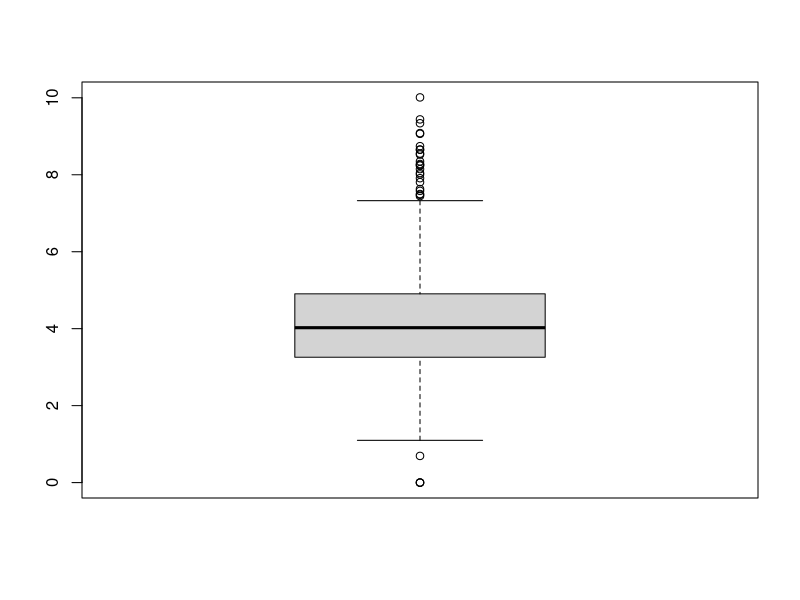

Recreate this plot in R. (Note: this script raises an error after producing the figure.)
library(stringi)
df0<-read.csv(file="./oxycodone_oral_2019_wliwmi.csv", header=T, sep="\t")
dim(df0)
head(df0)
names(df0)[c(3,5)]<-c("EID", "AID")
names(df0)

boxplot(log(df0$InactiveLick))
summary(df0$InactiveLick) ## 3rd Qu = 135, use 

# deal with missing inactive data for some rats due to setup error; and some false inactive data due to equiptment failure  (boxes 14,7,1,5)
inactidx<-(df0$Box==14 | df0$Box==7 | df0$Box==1 | df0$Box==5) & df0$InactiveLick>250 # 
inact<-df0$InactiveLick
inact[inactidx]<-NA
range0<-summary(inact,na.rm=T)[c(2,5)] 
df0[is.na(inact),"InactiveLick"]<-round( runif(sum(is.na(inact)),range0[1],range0[2]) ,0) ## fill in the missing data with random number from the same range. Would not do it for the active licks but inactive is OK

head(df0)
table(df0$EID)
# each reward is 60ul of 0.1mg/ml for WMI/WLI
df0$Intake<-df0$Infusion/(df0$BodyWeight/1000)*0.1*0.06
range(df0$Intake,na.rm=T)

df1<-wliwmiM
names(df1)
plotwliwmi<-function(df1, sex0, l){
	print(l)
	df1$strain=substr(df1$EID,4,6)
	means<-aggregate(cbind(ActiveLick, InactiveLick, Infusion, Intake)~Day+strain, FUN=function(x) mean(x,na.rm=T), data=df1)
	ses<-aggregate(cbind(ActiveLick, InactiveLick, Infusion, Intake)~Day+strain, FUN=function(x) sd(x, na.rm=T)/sqrt(length(x)), data=df1)
	ns<-aggregate(AID~Day+strain, FUN=length, data=df1)
	ns_wmi=subset(ns, strain=="WMI")[,3]
	ns_wli=subset(ns, strain=="WLI")[,3]

	xmax=23
	ymax=max(max(means$ActiveLick, na.rm=T) + max(ses$ActiveLick, na.rm=T), 10000)
	x<-subset(means, strain=='WLI' )$Day
	y<-subset(means, strain=='WLI' )$ActiveLick
	err<-subset(ses, strain=='WLI' )$ActiveLic
	plot(x, y , ylab="Number of Licks", xlab="Session", main=paste(l[1], "Licking Behavior,", sex0), type="b", log="y", ylim=c(1, ymax), pch=19, xlim=c(1,xmax), cex.axis=1,col=cols[1], cex=1.5, cex.main=1.5)
	arrows(x, y , x, y + err, angle = 90, length = .02, code = 3,col=cols[1]) 
	x<-subset(means, strain=='WMI' )$Day
	y<-subset(means, strain=='WMI' )$ActiveLick
	err<-subset(ses, strain=='WMI' )$ActiveLick
	lines(x,y, pch=19, type="b", col=cols[2], cex=1.5)
	arrows(x, y, x, y + err, angle = 90, length = .02, code = 3, col=cols[2]) 
	text(x,8, ns_wmi, col=cols[1])
	text(x,12, ns_wli, col=cols[2])
	#
	x<-subset(means, strain=='WLI' )$Day
	y<-subset(means, strain=='WLI' )$InactiveLick
	err<-subset(ses, strain=='WLI' )$InactiveLick
	lines(x, y , type="b", pch=1, lty=2,col=cols[1])
	arrows(x, y , x, y + err, angle = 90, length = .02, code = 3,col=cols[1]) 
	x<-subset(means, strain=='WMI' )$Day
	y<-subset(means, strain=='WMI' )$InactiveLick
	err<-subset(ses, strain=='WMI' )$InactiveLick
	lines(x,y, pch=1, type="b", col=cols[2], lty=2)
	arrows(x, y, x, y + err, angle = 90, length = .02, code = 3, col=cols[2]) 
	#
	legend("topleft", pch=c(19,19), lty=c(1,1), col=rev(cols), c("WMI Active", "WLI Active"), bty="n")
	legend("topright", pch=c(1,1), lty=c(2,2), col=rev(cols), c("WMI Inactive", "WLI Inactive"), bty="n")
	abline(h=c(1,10,100,1000,10000), lty=3, col="grey60")
	abline(v=c(5.5, 15.5, 17.5,20.5), lty=2, col="grey")
	text(c(2.5, 10,18), 2, c("1 h", "6 h", "Ext."),font=2)
	text(16, 2, "PR", font=2)
	text(21, 2, "Reinst.", srt=90, font=2)

	#
#	ymax=max(means$Infusion) + max(ses$Infusion)
#	x<-subset(means, strain=='WLI' )$Day
#	y<-subset(means, strain=='WLI' )$Infusion
#	err<-subset(ses, strain=='WLI' )$Infusion
#	plot(x,y, pch=15, type="b",col=cols[1], ylab="Number of rewards", main=paste("Rewards", sex0),  xlab="Session", ylim=c(2,500), xlim=c(1,xmax), log="y")
#	arrows(x, y, x, y + err, angle = 90, length = .02, code = 3, col=cols[1]) 
	#
#	x<-subset(means, strain=='WMI' )$Day
#	y<-subset(means, strain=='WMI' )$Infusion
#	err<-subset(ses, strain=='WMI' )$Infusion
#	lines(x,y, pch=15, type="b",col=cols[2])
#	arrows(x, y, x, y + err, angle = 90, length = .02, code = 3, col=cols[2]) 
#	legend("topleft", col=rev(cols), lty=1, pch=15, c("WMI, Male, n=6", "WLI, Male, n=5"), bty='n')
#	abline(h=c(1,5,10,50,100,500,1000,5000,10000), lty=3, col="grey60")
#	abline(v=c(5.5, 15.5), lty=2)
	#

	means<-subset(means, Day<=17)
	ses<-subset(ses, Day<=17)
	x<-subset(means, strain=='WLI' )$Day
	y<-subset(means, strain=='WLI' )$Intake
	err<-subset(ses, strain=='WLI' )$Intake
	xmax=17
	plot(x,y, pch=15, type="b",col=cols[1], ylab="Intake (mg/kg)", main=paste(l[2], "Intake,", sex0), xlab="Session", ylim=c(0.05,10), xlim=c(1,xmax), log="y", cex=1.5, cex.main=1.5)
	arrows(x, y, x, y + err, angle = 90, length = .02, code = 3, col=cols[1]) 
	#
	x<-subset(means, strain=='WMI' )$Day
	y<-subset(means, strain=='WMI' )$Intake
	err<-subset(ses, strain=='WMI' )$Intake
	lines(x,y, pch=15, type="b",col=cols[2], cex=1.5)
	arrows(x, y, x, y + err, angle = 90, length = .02, code = 3, col=cols[2]) 
	legend("topleft", col=rev(cols), lty=1, pch=15, c("WMI", "WLI"), bty='n')
	abline(h=c(1,5), lty=3, col="grey60")
	abline(v=c(5.5, 15.5), lty=2, col='grey')
	text(c(2.5, 10), 0.07, c("1 h", "6 h"))
	text(16, 0.07, "PR",  font=2)
	text(x,0.1, ns_wmi[1:xmax], col=cols[1])
	text(x,0.15, ns_wli[1:xmax], col=cols[2])
	
}

table(df0$EID)
df0<-subset(df0, ! is.na(Day) & Day<=21)
wliwmiM<-subset(df0, EID=="oxyWLI100M" | EID=="oxyWMI100M")
wliwmiF<-subset(df0, EID=="oxyWLI100F" | EID=="oxyWMI100F")
cols=c("#ec0000", "#132dfe") # eva color

ti<-"oxycodone_wli_wmi.eps"
postscript(file=ti,width=8,height=8,onefile=F,horizontal=F,paper="special") 
par(mfrow=c(2,2), font=2)
plotwliwmi(wliwmiM, "Male", c("A.", "B."))
plotwliwmi(wliwmiF, "Female", c("C.", "D."))
dev.off()

head(wliwmiM)

## stats
wliwmi<-rbind(wliwmiM, wliwmiF)
wliwmi$sex
wliwmi$sex<- stri_sub(wliwmi$EID, -1,-1)
wliwmi$strain<- stri_sub(wliwmi$EID, 4,6)
#wliwmi<-subset(wliwmi, Day<=10)
names(wliwmi)
# first five days
summary(aov(Intake~strain*sex*as.factor(Day)+Error(AID/as.factor(Day)), data=subset(wliwmi, Day<=5)))
# day six to 16
summary(aov(Intake~strain*sex*as.factor(Day)+Error(AID/as.factor(Day)), data=subset(wliwmi, Day>=6 & Day<16)))
# day six to 16, females
summary(aov(Intake~strain*as.factor(Day)+Error(AID/as.factor(Day)), data=subset(wliwmi, Day>=6 & Day<16 & sex=='F')))
# day six to 16, males 
summary(aov(Intake~strain*as.factor(Day)+Error(AID/as.factor(Day)), data=subset(wliwmi, Day>=6 & Day<16 & sex=='M')))
## day 16 and 17 (progressive ratio)
summary(aov(Intake~strain*sex*as.factor(Day)+Error(AID/as.factor(Day)), data=subset(wliwmi, Day==16 | Day==17)))
## pr for male
summary(aov(Intake~strain*as.factor(Day)+Error(AID/as.factor(Day)), data=subset(wliwmi, Day==16 | Day==17 & sex=='M')))
## pr for female
summary(aov(Intake~strain*as.factor(Day)+Error(AID/as.factor(Day)), data=subset(wliwmi, Day==16 | Day==17 & sex=='F')))

summary(aov(Intake~strain*sex, data= subset(wliwmi, Day==16)))
TukeyHSD(aov(Intake~strain*sex, data=subset(wliwmi, Day==16)))
summary(aov(ActiveLick~strain*sex, data= subset(wliwmi, Day==21)))

table(subset(wliwmi,  Day==1)[,c("sex","strain")])


dim(df0)
names(df0)
unique(df0$EID)
df0$sex<-"M"
f<-df0$EID=="oxyWMIf" | df0$EID=="oxyWLIf"
df0$sex[f]<-"F"
df0$strain<-"WMI"
wli<-df0$EID=="oxyWLIf" | df0$EID=="oxyWLIm"
df0$strain[wli]<-"WLI"

se<-function(x){sd(x)/sqrt(length(x))}

effectSize<-subset(df0, Day>6 & Day<15)
ms<-aggregate(Intake ~ strain+sex, FUN=mean, data=effectSize)
ss<-aggregate(Intake ~ strain+sex, FUN=se, data=effectSize)
write.table(file="wliwmi_effectsize.csv",cbind(ms, ss))

cohen.d(Intake ~ strain, data=subset(effectSize, sex=="M"))
cohen.d(Intake ~ strain, data=subset(effectSize, sex=="F"))

